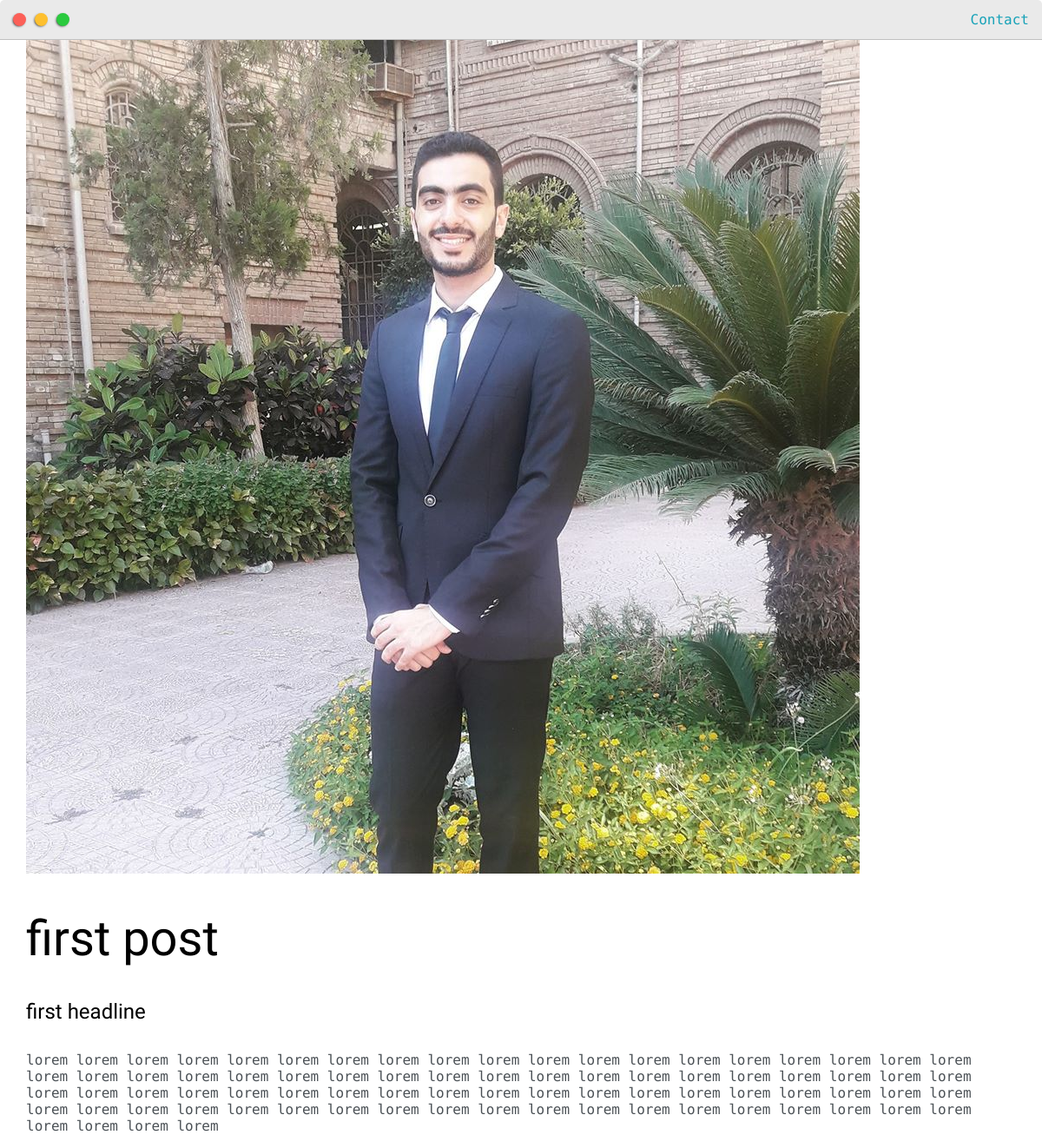
Screenshot of /post/first-post with the database file from the repository.
### base/models.py (models this page shows, shortened)
class Post(models.Model):
    headline = models.CharField(max_length=200)
    sub_headline = models.CharField(max_length=200, null=True, blank=True)
    thumbnail = models.ImageField(null=True, blank=True, upload_to='images', default='default.png')
    body = RichTextUploadingField(null=True, blank=True)
    created = models.DateTimeField(auto_now_add=True)
    active = models.BooleanField(default=False)
    featured = models.BooleanField(default=False)
    tags = models.ManyToManyField(Tag, null=True)
    slug = models.SlugField(null=True, blank=True)

### base/views.py (the view)
# urls.py: path('post/<slug:slug>', views.post, name='post'),
def post(request, slug):
    post = Post.objects.get(slug=slug)
    context = {'post': post}
    return render(request, 'base/post.html', context)

### base/templates/base/post.html (shortened to what this page needs)
{% extends 'base/base.html' %}
{% load static %}
{% block content %}
    <div class="main-container">
        <img src="{{ post.thumbnail.url }}">
        <h1>{{post.headline}}</h1>
        <h4>{{post.sub_headline}}</h4>
        <p>{{ post.body|safe }}</p>
    </div>
{% endblock %}

### static/css/default.css (style rules this page uses)
:root { --mainColor:#eaeaea; --secondaryColor:#fff; --borderColor:#c1c1c1; --mainText:black; --secondaryText:#4b5156; --themeDotBorder:#24292e; --previewBg:rgba(251, 249, 243, 0.8); --previewShadow:#f0ead6; --buttonColor:black; }
html, body { padding: 0; margin: 0; }
body * { transition: 0.3s; }
h1, h2, h3, h4, h5, h6, strong { color: var(--mainText); font-family: 'Russo One', sans-serif; font-weight: 500; }
h1 { font-size: 56px; }
h4 { font-size: 24px; }
p, li, span, label, input, textarea { color: var(--secondaryText); font-family: 'Roboto Mono', monospace; }
.main-container { width: 1200px; margin: 0 auto; }
@media screen and (max-width: 1200px) { .main-container { width: 95%; } }

### base/templates/base/post.html (style rules this page uses)
img { max-width:100%; object-fit:cover; }

### rows the page displays
Post: thumbnail (picture), headline "first post", sub_headline "first headline", body "lorem lorem lorem lorem lorem lorem lorem lorem lorem lorem lorem lorem lorem lorem lorem lorem lorem lorem lorem lorem lorem lorem lorem lorem lorem lorem lorem lorem lorem lorem lorem lorem lorem lorem lorem lorem lorem lorem lorem lorem lorem lorem lorem lorem lorem lorem lorem lorem lorem lorem lorem lorem lorem lorem lorem lorem lorem lorem lorem lorem lorem lorem lorem lorem lorem lorem lorem lorem lorem lorem lorem lorem lorem lorem lorem lorem lorem lorem lorem lorem"
